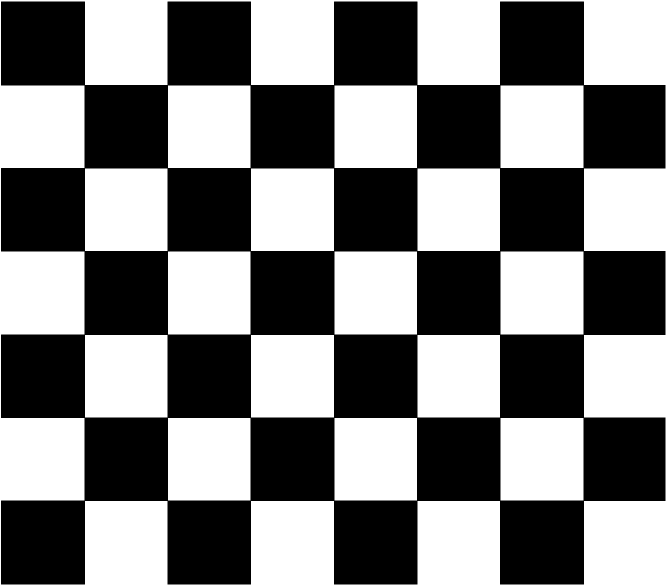
#> input picture chessboard_corners/chessboard.png, 1332 x 1172 px (shown at 1/2 size)
$ python chessboard_corners.py
#> lines starting #> are read from the running program, lines starting #| are printed output that depends on the picture; after the words box and inside, x2 and y2 are one past the last pixel; in counts of white or black regions, pixels touching at a corner belong together
import numpy
import cv2

import math
import copy
import itertools

from scipy import ndimage


class Corners(object):

    def find_chessboard_coordinates(self, image_path):

        ###GFTT

#> called with image_path = 'chessboard.png'
        img = cv2.imread(image_path)
#> img is the input picture: shape (1172, 1332, 3); min 0, max 255, mean 127.1
        gray = cv2.cvtColor(img,cv2.COLOR_BGR2GRAY)

        corners = cv2.goodFeaturesToTrack(gray,1500,0.001,10)
#> corners = 70 rows, first 8: [1168, 1002], [999, 1002], [835, 1002], [667, 1002], [502, 1002], [334, 1002], [170, 1002], [1166, 836]
        corners = numpy.int0(corners)

        corners = corners.reshape(corners.shape[0], corners.shape[2]).tolist()
#> corners = 70 pairs, first value 2 to 1329, second value 3 to 1168
        corners = [tuple(el) for el in corners]

        ###ПЕРВИЧНАЯ ФИЛЬТРАЦИЯ

        #рассчитать корреляцию между исходным и новым квадратом, где A и B - две матрицы размером nxn, n=d_ij
        def find_CorrAB(A, B):
            meanA = A.mean()
            meanB = B.mean()
            CorrAB = numpy.sum(numpy.sum((A-meanA).dot(B-meanB),axis=0))/numpy.sum(numpy.sum(numpy.square(A-meanA),axis=0))*numpy.sum(numpy.sum(numpy.square(B-meanB),axis=0))**0.5
            return CorrAB

        def binarize_image(img):
            ret, threshold_image = cv2.threshold(img, img.mean(), 1, 0)
            return threshold_image

        def find_end_points(binarized_img):
            upper_side = binarized_img[0] #верхняя граница квадрата
            right_side = binarized_img[:,-1] #правая граница квадрата
            lower_side = binarized_img[-1]
            left_side = binarized_img[:,0]

            #объединяем в один массив
            all_sides = numpy.concatenate((upper_side, right_side, numpy.flip(lower_side, 0), numpy.flip(left_side, 0)), axis=None)

            #считаем кол-во end points
            count_end_points = 0
            neighboring_pixel = all_sides[0]
            for i in range(1, len(all_sides)):
                if all_sides[i] != neighboring_pixel:
                    count_end_points += 1
                neighboring_pixel = all_sides[i]
            return count_end_points


        #три квадрата с n=11, 23 и 35

        n=[11, 23, 35]
        corners_with_4_end_points = []
        for corner in corners:
            sub_images = []
            for size in n:
                half_size = round(size//2)
                nn_square = numpy.array(gray[(corner[1]-half_size):(corner[1]+half_size+1),(corner[0]-half_size):(corner[0]+half_size+1)])
                if nn_square.shape!=(0,0) and nn_square.shape[0]==nn_square.shape[1]:
                    sub_images.append(nn_square)
                #преобразуем в двоичное изображение
                if len(sub_images) == 3:
                    for sub_im in sub_images:
                        binarized_img = binarize_image(sub_im)
                        #сканируем границы квадрата для поиска end points
                        end_points = find_end_points(binarized_img)
                    if end_points == 4:
                        #if (binarized_img.shape==(11,11) and 0<=find_CorrAB(chessboard_corner11, binarized_img) <= corr_threshold) or (binarized_img.shape==(23,23) and 0<=find_CorrAB(chessboard_corner23, binarized_img) <= corr_threshold) or (binarized_img.shape==(35,35) and 0<=find_CorrAB(chessboard_corner35, binarized_img) <= corr_threshold):
                        corners_with_4_end_points.append(corner)
#> this loop made 70 passes
#> corner on passes 1 to 8: (1168, 1002), (999, 1002), (835, 1002), (667, 1002), (502, 1002), (334, 1002), (170, 1002), (1166, 836)
#> corner on passes 43 to 48: (1167, 1168), (1000, 1168), (834, 1168), (668, 1168), (501, 1168), (335, 1168)
#> pass 1, in binarize_image (call 2), `ret, threshold_image = cv2.threshold(img, img.mean(), 1, 0)`:
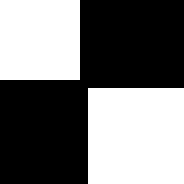
#> threshold_image: shape (23, 23) (shown 8 times larger); values 0 (black) and 1 (white), 46.1% white; 2 white regions, box (x1, y1, x2, y2) and area: (11, 11, 23, 23) 144, (0, 0, 10, 10) 100
#> pass 1, in binarize_image (call 3), `ret, threshold_image = cv2.threshold(img, img.mean(), 1, 0)`:
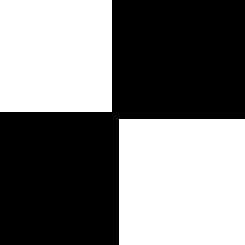
#> threshold_image: shape (35, 35) (shown 7 times larger); values 0 (black) and 1 (white), 47.3% white; 2 white regions, box (x1, y1, x2, y2) and area: (17, 17, 35, 35) 324, (0, 0, 16, 16) 256
#> pass 2, in binarize_image (call 6), `ret, threshold_image = cv2.threshold(img, img.mean(), 1, 0)`:
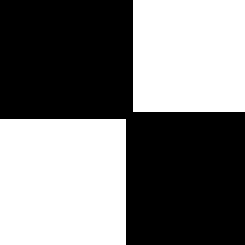
#> threshold_image: shape (35, 35) (shown 7 times larger); values 0 (black) and 1 (white), 47.3% white; 2 white regions, box (x1, y1, x2, y2) and area: (0, 17, 18, 35) 324, (19, 0, 35, 16) 256
#> after the loop, corners_with_4_end_points = 42 pairs, first value 168 to 1168, second value 171 to 1002

        #удалить дубли
        corners_with_4_end_points = list(set(corners_with_4_end_points))

        ### ВЫЧИСЛИТЬ self-correlation, ПОСТРОИТЬ КАРТУ self-correlation

        cs = 1

        a = numpy.array([[0, 255],
                         [255,0]])
        c = numpy.array([[64,64,0],
                         [0,64,64]])

        def find_Corrm(corr):
            corrm = math.exp(corr/0.8-1)
            return corrm

        #выберем квадрат mxm с центром в каждом пикселе в угловой окрестности kxk
        m = 2*cs

        mm_squares = {}
        for corner in corners_with_4_end_points:
            mm_square = numpy.array(gray[(corner[1]-m):(corner[1]+m+1),(corner[0]-m):(corner[0]+m+1)].tolist())
            if mm_square.shape!=(0,) and mm_square.shape[0]==mm_square.shape[1]:
                #вычислить стандартное отклонение для квадрата
                gray_square = cv2.cvtColor(numpy.float32(mm_square), cv2.COLOR_BGRA2RGBA)
                mean, std = cv2.meanStdDev(gray_square)
                if ndimage.standard_deviation(c)/2<ndimage.standard_deviation(gray_square)<=ndimage.standard_deviation(a):
                    mm_squares[tuple(corner)] = [mm_square]
#> this loop made 42 passes
#> corner on passes 1 to 12: (1001, 836), (336, 171), (336, 836), (170, 337), (1001, 503), (170, 1002), (667, 670), (502, 1002), (502, 337), (999, 670), (336, 503), (833, 171)
#> after the loop, mm_squares = 42 items


        #повернуть на 180 градусов матрицы
        for keyvalue in mm_squares.items():
            key, value = keyvalue[0], keyvalue[1]
            value.append(numpy.rot90(value[0],2))
#> this loop made 42 passes

        #вычислим корреляцию и увеличим самокорреляцию
        for mm in mm_squares.items():
            key, value = mm[0], mm[1]
            try:
                value.append(find_Corrm(find_CorrAB(value[0], value[1])))
            except OverflowError:
                value.append(1.7976931348623157e+308) #максимальное значение float

        #self-correlation map, где 0 присвоены пикселям за пределами квадратов mxm
        self_corr_map = numpy.zeros_like(gray)
#> self_corr_map: shape (1172, 1332); every value is 0

        for keyvalues in mm_squares.items():
            key, value = keyvalues[0], keyvalues[1]
            self_corr_map[(key[1]-m):(key[1]+m+1),(key[0]-m):(key[0]+m+1)] = value[0]
#> this loop made 42 passes
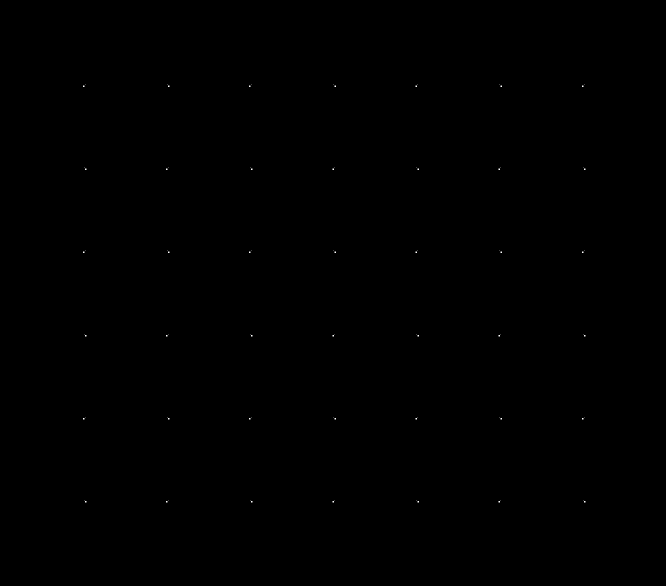
#> self_corr_map: shape (1172, 1332) (shown at 1/2 size); min 0, max 255, mean 0.1

        #пиксели за пределами угловой окрестности станут 0
        for keyvalues in mm_squares.items():
            key, values = keyvalues[0], keyvalues[1]

            mm_matrix = copy.deepcopy(keyvalues[1][0])
            mm_matrix[0:cs]=0 #верхние строки
            mm_matrix[-cs:,:]=0 #нижние строки
            mm_matrix[:,0:cs]=0 #правая сторона
            mm_matrix[:,-cs:]=0 #левая сторона
            keyvalues[1].append(mm_matrix)

        #делаем замену
        for keyvalues in mm_squares.items():
            key, value = keyvalues[0], keyvalues[1][3]
            self_corr_map[(key[1]-m):(key[1]+m+1),(key[0]-m):(key[0]+m+1)] = value
#> self_corr_map: shape (1172, 1332); 0.02% of pixels changed, all inside (x1, y1, x2, y2) = (166, 169, 1171, 1005)

        #использовать для пункта удалить выбросы
        self_corr_corners = []
        for keyvalues in mm_squares.items():
            key = keyvalues[0]
            self_corr_corners.append(key)

        ###NMS

        # [54 lines left out: function nms, not called in this run]

        #MaximumAt = nms(self_corr_map, 7)

        ###УДАЛИТЬ ВЫБРОСЫ

        #вычислить расстояние между каждыми двумя углами и найти 12 ближайших для каждого угла
        def find_12_nearest_corners(arr_corners):
            twelve_dist_coner = {}
            for i in arr_corners:
                temp_dist_coner = {}
                for j in arr_corners:
                    temp_dist_coner[tuple(j)] = math.hypot(i[0] - j[0], i[1] - j[1])
                #сортировка словаря по значению
                sorted_dict = dict(sorted(temp_dist_coner.items(), key=lambda item: item[1]))
                twelve_dist_coner[tuple(i)] = list(sorted_dict.items())[1:13]
#> this loop made 42 passes
            return twelve_dist_coner

        twelve_dist_coner = find_12_nearest_corners(corners_with_4_end_points)

        #найдем CorrRadius - половину длины стороны квадрата, где d_ij обозначает расстояние между углами C(i) и C(j)
        def find_CorrRadius(d_ij):
            max_d = d_ij/4 if d_ij/4 > 5 else 5
            CorrRadius = max_d if max_d < d_ij/2 else d_ij/2
            return CorrRadius

        def remove_outliers(i_corner):
            checkerboard_corners = []
            threshold = 0.5
            for keyvalue in i_corner.items():
                summ = 0
                key, value = keyvalue[0], keyvalue[1]
                value = [abs(el) for el in value]
                for el in value:
                    if el > threshold:
                        summ = summ + el
                if summ > 1:
                    checkerboard_corners.append(key)
            return checkerboard_corners

        #те i, что принадлежат CN(j)
        i_in_Cj = {}
        for keyvalue_i in twelve_dist_coner.items():
            temp_i_in_Cj=[]
            key_i, value_i = keyvalue_i[0], keyvalue_i[1]
            for keyvalue_j in twelve_dist_coner.items():
                #if key_i[0] != keyvalue_j[0][0] and key_i[1] != keyvalue_j[0][1]:
                if keyvalue_i[0] != keyvalue_j[0]:              #####Проверить эти условия, вроде одинаковые, но дает разный результат
                    key_j, value_j = keyvalue_j[0], keyvalue_j[1]
                #для каждого угла из текущего вектора
                    for el in value_j:
                        if key_i[0] == el[0][0] and key_i[1] == el[0][1]:
                            temp_i_in_Cj.append(key_j)
                    if len(temp_i_in_Cj)!= 0:
                        i_in_Cj[tuple(key_i)] = temp_i_in_Cj

        neighbors = {}
        #для каждого j из i_in_Cj проверим принадлежат ли они CN(i)
        for el in i_in_Cj.items():
            key_i, j_from_values_i = el[0], el[1]
            temp_i_in_Cj_new = []
            #для каждого j из вектора CN(i)
            for j in j_from_values_i:
                for keyvalue_i in twelve_dist_coner.items():
                    key_12i, value_12i = keyvalue_i[0], keyvalue_i[1]
                    #для соответствующих i ищем
                    if key_i == key_12i:
                        #то проверяем список точек
                        for v_j in value_12i:
                        #проверяем есть ли здесь, в CN(i), j
                            if j[0] == v_j[0][0] and j[1] == v_j[0][1]:
                                temp_i_in_Cj_new.append((j, v_j[1]))
            if len(temp_i_in_Cj_new) != 0:
                neighbors[tuple(key_i)] = temp_i_in_Cj_new

        i_corner = {}

        for el in neighbors.items():
            i_corner_corr = []
            key_i, values = el[0], el[1]
            for v_j in values:
                #размер окрестности
                half_of_squre_side = round(find_CorrRadius(v_j[1]))
                A = numpy.array(gray[(key_i[1]-half_of_squre_side):(key_i[1]+half_of_squre_side+1),(key_i[0]-half_of_squre_side):(key_i[0]+half_of_squre_side+1)].tolist())
                B = numpy.array(gray[(v_j[0][1]-half_of_squre_side):(v_j[0][1]+half_of_squre_side+1),(v_j[0][0]-half_of_squre_side):(v_j[0][0]+half_of_squre_side+1)].tolist())
                #считаем корреляцию
                if (A.shape != (0,) and B.shape != (0,)) and (A.shape == B.shape) and (A.shape[0]==A.shape[1]):
                    Corr_ij = find_CorrAB(A, B)
                    i_corner_corr.append(Corr_ij)
            if len(i_corner_corr) != 0:
                i_corner[tuple(key_i)] = i_corner_corr
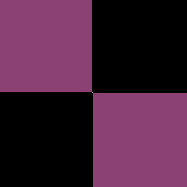
#> A: shape (187, 187) int64; 3 distinct labels, from 0 to 255; one colour per label, 0 black

        checkerboard_corners = remove_outliers(i_corner)
#> the loop in remove_outliers, `for keyvalue in i_corner.items():` made 42 passes
#> keyvalue on passes 14, 30: ((168, 171), [-1103.1, -1103.1, -1124.7, -1124.7, -1115.6]), ((1168, 1002), [15305.4, 10974, 21422.8, 10974, 21422.8])
        return checkerboard_corners

    def show_keypoints(self, image_path, keypoints_coordinates):
#> called with image_path = 'chessboard.png'
        img = cv2.imread(image_path)
        for i in keypoints_coordinates:
            x = i[1]
            y = i[0]
            cv2.circle(img,(y,x),10,(0, 255, 120),-1)
#> this loop made 42 passes
#> i on passes 1 to 12: (168, 171), (168, 503), (168, 836), (170, 337), (170, 670), (170, 1002), (334, 337), (334, 670), (334, 1002), (336, 171), (336, 503), (336, 836)
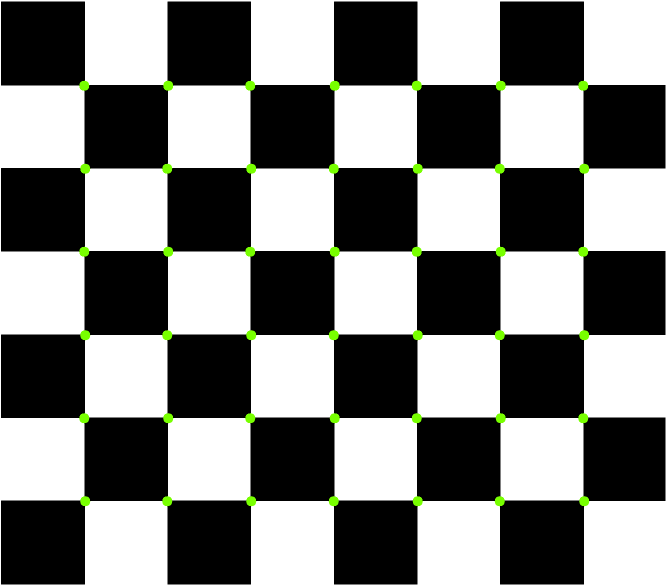
#> img: shape (1172, 1332, 3) (shown at 1/2 size); 0.85% of pixels changed, all inside (x1, y1, x2, y2) = (158, 161, 1179, 1013)

        img = cv2.resize(img, (500,400))
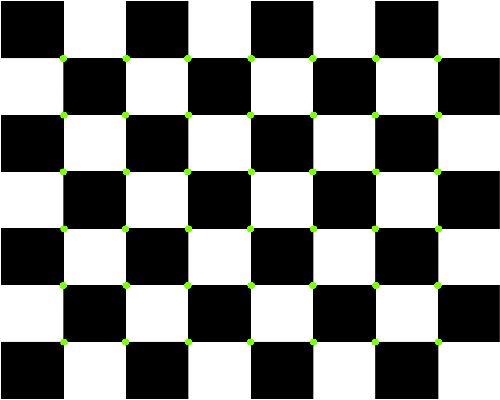
#> img: shape (400, 500, 3); mean B, G, R 126.1, 128.3, 127.1
        cv2.imshow('corners',img)
        cv2.waitKey(0)

corners = Corners()
image_path = 'chessboard.png'
coordinates = sorted(corners.find_chessboard_coordinates(image_path))
#print(coordinates)
corners.show_keypoints(image_path, coordinates)
